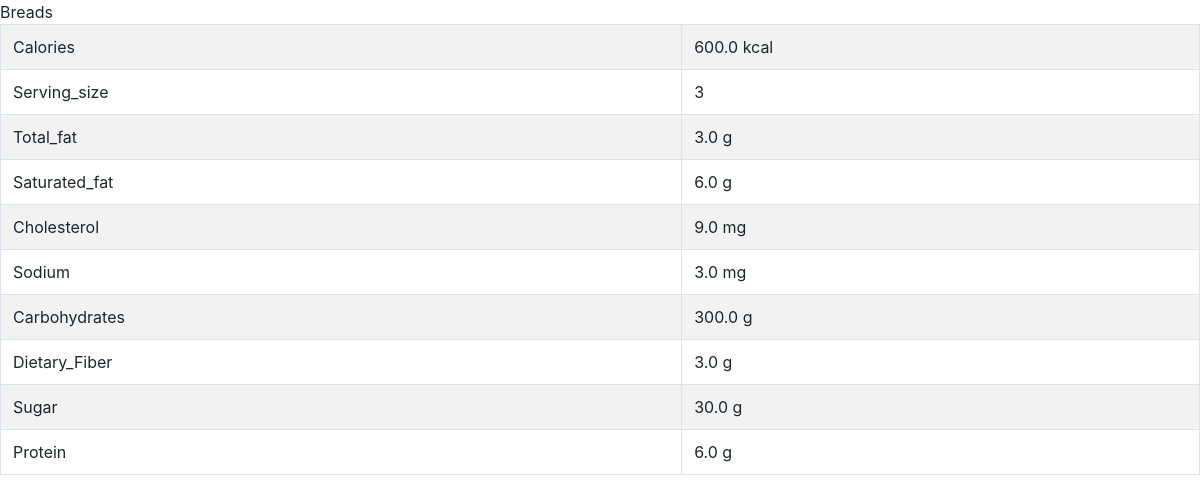
The page /view_meal/1 on the database its author committed.
### food/models.py (models this page shows, shortened)
class Meal(models.Model):
    BREAKFAST = 1
    LUNCH = 3
    MORNING_SNACK = 2
    AFTERNOON_SNACK = 4
    DINNER = 5
    EVENING_SNACK = 6
    MEAL_TIME_TYPES = (
        (BREAKFAST, "Breakfast"),
        (MORNING_SNACK, "Morning Snack"),
        (LUNCH, "Lunch"),
        (AFTERNOON_SNACK, "Afternoon Snack"),
        (DINNER, "Dinner"),
        (EVENING_SNACK, "Evening Snack")
     )
    food = models.ForeignKey(Food, verbose_name="Food",on_delete = models.CASCADE)
    serving_size = models.IntegerField(verbose_name="Serving Size")
    meal_time = models.IntegerField(verbose_name="Meal Time", choices=MEAL_TIME_TYPES)
    def get_total_calories(self):
        return self.serving_size * self.food.calories
    def get_total_fat(self):
        return self.serving_size * self.food.total_fat
    def get_total_saturated_fat(self):
        return self.serving_size * self.food.saturated_fat
    def get_total_cholesterol(self):
        return self.serving_size * self.food.cholesterol
    def get_total_sodium(self):
        return self.serving_size * self.food.sodium
    def get_total_carbohydrates(self):
        return self.serving_size * self.food.total_carbohydrate
    def get_total_dietary_fiber(self):
        return self.serving_size * self.food.dietary_fibre
    def get_total_sugar(self):
        return self.serving_size * self.food.sugar
    def get_total_protein(self):
        return self.serving_size * self.food.protein

class Food(models.Model):
    name = models.CharField(verbose_name="Food Name", max_length=200)
    calories = models.FloatField(verbose_name="Calories (kcal)")
    total_fat = models.FloatField(verbose_name="Total Fat (g)")
    saturated_fat = models.FloatField(verbose_name="Saturated Fat (g)")
    cholesterol = models.FloatField(verbose_name="Cholesterol (mg)")
    sodium = models.FloatField(verbose_name="Sodium (mg)")
    total_carbohydrate = models.FloatField(verbose_name="Total Carbohydrate (g)")
    dietary_fibre = models.FloatField(verbose_name="Dietary Fibre (g)")
    sugar = models.FloatField(verbose_name="Sugar (g)")
    protein = models.FloatField(verbose_name="Protein (g)")
    def __str__(self):
        return "%s" % self.name

### food/views.py (the view)
# urls.py: url(r'^view_meal/(?P<meal_id>\d+)$', view_meal, name='view-meal'),
def view_meal(request, meal_id):
	template = "view_meal.html"
	meal = Meal.objects.get(id=int(meal_id))
	context = {
		'meal':meal,
		}
	return render(request, template, context)

### templates/view_meal.html (shortened to what this page needs)
<html>
	<head>
		<link rel="stylesheet" href="https://stackpath.bootstrapcdn.com/bootstrap/4.1.1/css/bootstrap.min.css">
	</head>
					<td>{{ meal.food }}</td>
		<table class="table table-striped table-bordered">
			<tbody>
				<tr>
					<td>Calories</td>
					<td>{{ meal.get_total_calories }} kcal</td>
				</tr>
				<tr>
					<td>Serving_size</td>
					<td>{{ meal.serving_size }}</td>
				</tr>
				<tr>
					<td>Total_fat</td>
					<td>{{ meal.get_total_fat }} g</td>
				</tr>
				<tr>
					<td>Saturated_fat</td>
					<td>{{ meal.get_total_saturated_fat }} g</td>
				</tr>
				<tr>
					<td>Cholesterol</td>
					<td>{{ meal.get_total_cholesterol }} mg</td>
				</tr>
				<tr>
					<td>Sodium </td>
					<td>{{ meal.get_total_sodium }} mg</td>
				</tr>
				<tr>
					<td>Carbohydrates</td>
					<td>{{ meal.get_total_carbohydrates }} g</td>
				</tr>
				<tr>
					<td>Dietary_Fiber</td>
					<td>{{ meal.get_total_dietary_fiber }} g</td>
				</tr>
				<tr>
					<td>Sugar </td>
					<td>{{meal.get_total_sugar }} g</td>
				</tr>
				<tr>
					<td>Protein</td>
					<td>{{ meal.get_total_protein }} g</td>
				</tr>
			</tbody>
		</table>
	</body>
</html>

### rows shown on the page
Meal: food "Breads", get_total_calories "600.0", serving_size "3", get_total_fat "3.0", get_total_saturated_fat "6.0", get_total_cholesterol "9.0", get_total_sodium "3.0", get_total_carbohydrates "300.0", get_total_dietary_fiber "3.0", get_total_sugar "30.0", get_total_protein "6.0"
